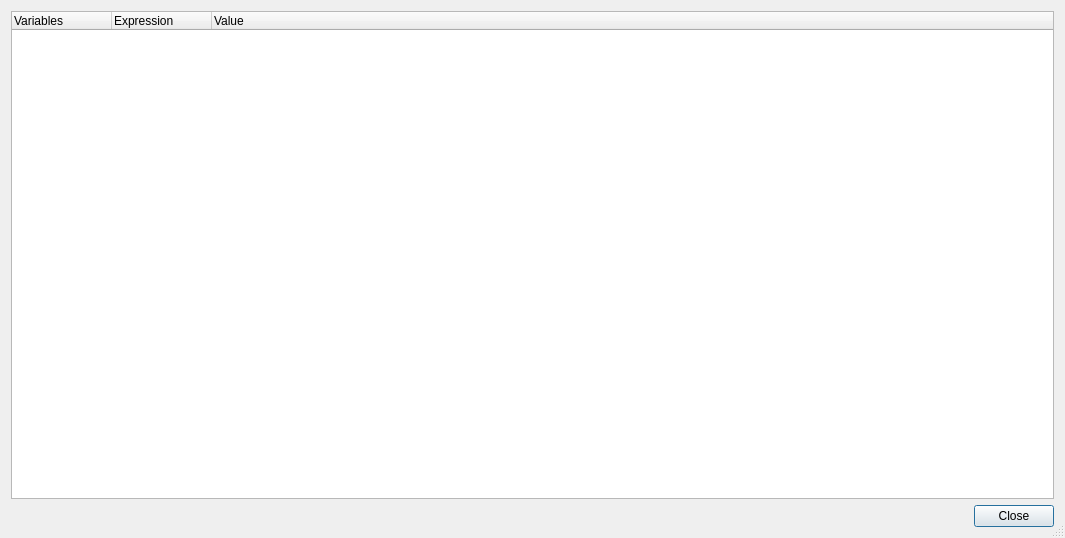
<?xml version="1.0" encoding="UTF-8"?>
<ui version="4.0">
 <class>PegVotesDialog</class>
 <widget class="QDialog" name="PegVotesDialog">
  <property name="geometry">
   <rect>
    <x>0</x>
    <y>0</y>
    <width>1065</width>
    <height>538</height>
   </rect>
  </property>
  <property name="windowTitle">
   <string>Votes information</string>
  </property>
  <property name="sizeGripEnabled">
   <bool>true</bool>
  </property>
  <property name="modal">
   <bool>false</bool>
  </property>
  <layout class="QGridLayout" name="gridLayout">
   <item row="1" column="1">
    <widget class="QDialogButtonBox" name="buttons">
     <property name="standardButtons">
      <set>QDialogButtonBox::Close</set>
     </property>
    </widget>
   </item>
   <item row="0" column="0" colspan="2">
    <layout class="QHBoxLayout" name="horizontalLayout">
     <item>
      <widget class="QTreeWidget" name="votesinfo">
       <property name="sizePolicy">
        <sizepolicy hsizetype="Expanding" vsizetype="Expanding">
         <horstretch>1</horstretch>
         <verstretch>0</verstretch>
        </sizepolicy>
       </property>
       <property name="minimumSize">
        <size>
         <width>230</width>
         <height>0</height>
        </size>
       </property>
       <property name="alternatingRowColors">
        <bool>true</bool>
       </property>
       <property name="rootIsDecorated">
        <bool>false</bool>
       </property>
       <property name="uniformRowHeights">
        <bool>true</bool>
       </property>
       <property name="itemsExpandable">
        <bool>false</bool>
       </property>
       <property name="sortingEnabled">
        <bool>false</bool>
       </property>
       <property name="allColumnsShowFocus">
        <bool>true</bool>
       </property>
       <property name="expandsOnDoubleClick">
        <bool>false</bool>
       </property>
       <column>
        <property name="text">
         <string>Variables</string>
        </property>
       </column>
       <column>
        <property name="text">
         <string>Expression</string>
        </property>
       </column>
       <column>
        <property name="text">
         <string>Value</string>
        </property>
       </column>
      </widget>
     </item>
    </layout>
   </item>
  </layout>
 </widget>
 <resources/>
 <connections>
  <connection>
   <sender>buttons</sender>
   <signal>rejected()</signal>
   <receiver>PegVotesDialog</receiver>
   <slot>reject()</slot>
   <hints>
    <hint type="sourcelabel">
     <x>1106</x>
     <y>409</y>
    </hint>
    <hint type="destinationlabel">
     <x>1236</x>
     <y>401</y>
    </hint>
   </hints>
  </connection>
 </connections>
</ui>
